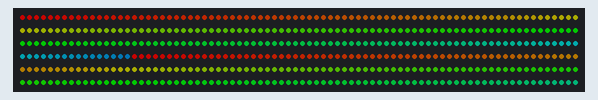
Recording of a sketch running on a simulated Arduino Uno, built with avr-gcc and run on an emulated ATmega328P. Shown: 480 RGB LEDs in strip order, left to right, continuing on the next row. Dim RGB values are drawn brighter than linear.

Above: at 0.11 s.
At 2.1 s:
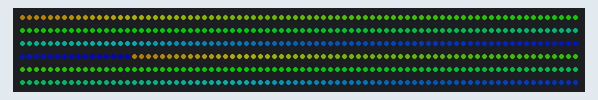
At 4.09 s:
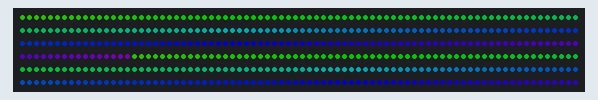
At 8.06 s:
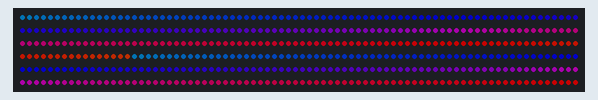
At 12.03 s:
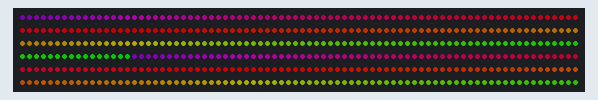
At 16.0 s:
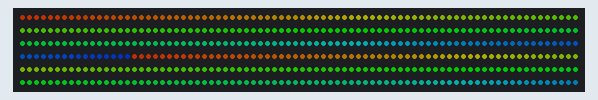

Measured:
- by itself, everything shown: repeats every 15.0 s, in 256 steps

The sketch:

RainbowModInteresting.ino
```cpp
#include <Adafruit_NeoPixel.h>
#ifdef __AVR__
  #include <avr/power.h>
#endif

#define PIN 5
#define NUM_LED 480


Adafruit_NeoPixel strip = Adafruit_NeoPixel(NUM_LED, PIN, NEO_GRB + NEO_KHZ800);

void setup() {
  strip.begin();
  strip.setBrightness(100);
  strip.show(); // Initialize all pixels to 'off'

}

void loop() {

   rainbowCycle(20);

//  for(int i =0; i<NUM_LED; i++){
//      strip.setPixelColor(i, strip.Color(255, 255, 255));
//    }
//  strip.show();
}


void rainbowCycle(uint8_t wait) {
  uint16_t i, j;

  for(j=0; j<256*5; j++) { // 5 cycles of all colors on wheel
    for(i=0; i< strip.numPixels(); i++) {
      strip.setPixelColor(i, Wheel(((i * 256 / strip.numPixels()) + j) & 255));
    }
    strip.show();
    delay(wait);
  }
}

// Input a value 0 to 255 to get a color value.
// The colours are a transition r - g - b - back to r.
uint32_t Wheel(byte WheelPos) {
  WheelPos = 255 - WheelPos;
  if(WheelPos < 85) {
    return strip.Color(255 - WheelPos * 3, 0, WheelPos * 3);
  }
  if(WheelPos < 170) {
    WheelPos -= 85;
    return strip.Color(0, WheelPos * 3, 255 - WheelPos * 3);
  }
  WheelPos -= 170;
  return strip.Color(WheelPos * 3, 255 - WheelPos * 3, 0);
}
```
